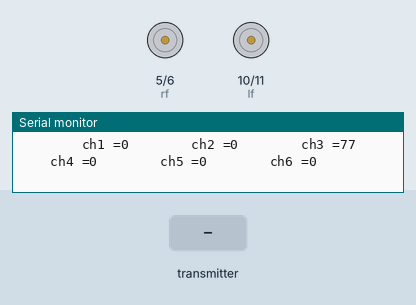
Simulated run of this sketch. Board: Arduino Mega 2560, built with avr-gcc and run on an emulated ATmega2560. On the bench: motor-driver pin pairs drawn as motors (green arrow = first pin HIGH = forward, orange = second pin HIGH = backward, longer = more drive), the last lines printed to the serial monitor. Inputs (shaded band) come from the test bench.

Above: at 1.2 s.
1.3 s: the transmitter starts sending readChannel.1 = 1000
At 2.1 s:
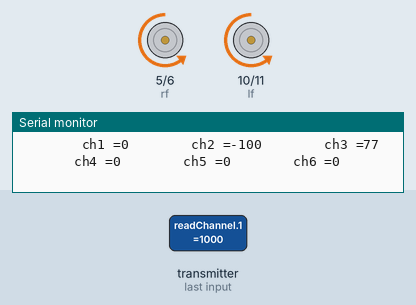
2.8 s: the transmitter starts sending readChannel.0 = 1000
At 3.5 s:
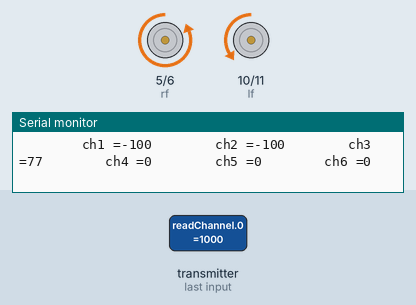
4.3 s: the transmitter starts sending readChannel.2 = 1000
At 5.5 s:
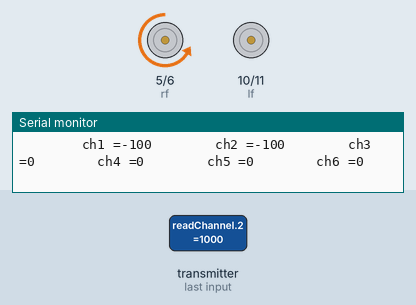
5.8 s: the transmitter starts sending readChannel.0 = 1250
At 6.8 s:
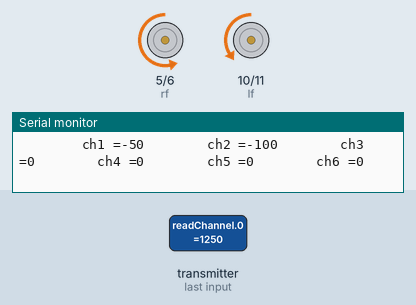
7.3 s: the transmitter starts sending readChannel.1 = 1250
At 7.8 s:
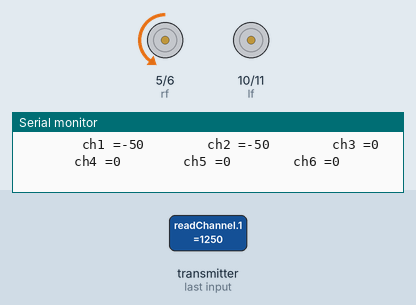
8.8 s: the transmitter starts sending readChannel.2 = 1500
At 10.1 s:
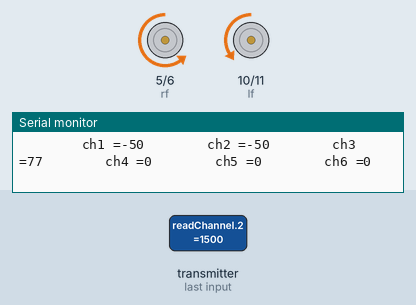
Timing chart, 0 to 11.3 s (numbered marks = the images above; inputs shaded):
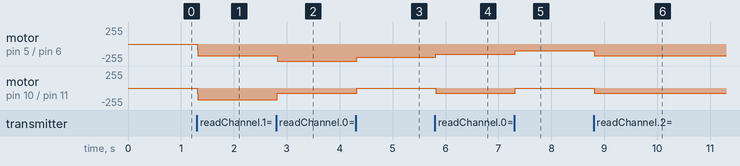

The sketch:

flysky_soccer_MIRAJ.ino
```cpp
#include <IBusBM.h>
#define rf 5
#define rb 6
#define lb 11
#define lf 10

int ch1 = 0;
int ch2 = 0;
int ch3 = 0;
int ch4 = 0;
int ch5 = 0;
int ch6 = 0;


int leftmspeed = 0;
int rightmspeed = 0;
int rightm;
int leftm;
int leftmspeedf;
int rightmspeedf;
int leftmspeed1 = 0;
int rightmspeed1= 0;

IBusBM ibus;


int readChannel(byte channelInput, int minLimit, int maxLimit, int defaultValue) {
  uint16_t ch = ibus.readChannel(channelInput);
  if (ch < 100) return defaultValue;
  return map(ch, 1000, 2000, minLimit, maxLimit);
}


bool readSwitch(byte channelInput, bool defaultValue) {
  int intDefaultValue = (defaultValue) ? 100 : 0;
  int ch = readChannel(channelInput, 0, 100, intDefaultValue);
  return (ch > 50);
}

void setup()
{

  Serial.begin(115200);
  ibus.begin(Serial1);

  pinMode (rb , OUTPUT);
  pinMode (rf , OUTPUT);
  pinMode (lf , OUTPUT);
  pinMode (lb , OUTPUT);


}

void loop() {


 ch1 = readChannel (0 , -100 , 100 , 0);
 ch2 = readChannel (1 , -100 , 100 , 0);
 ch3 = readChannel (2 , 0 , 155 , 0);
 ch4 = readChannel (3 , -100 , 100 , 0);
 ch5 = readChannel (4 , -100 , 100 , 0);
 ch6 = readSwitch (5 , false);

 Serial.print ("        ch1 =");
 Serial.print (ch1);
Serial.print ("        ch2 =");
 Serial.print (ch2);
 Serial.print ("        ch3 =");
 Serial.print (ch3);
Serial.print ("        ch4 =");
 Serial.print (ch4);
Serial.print ("        ch5 =");
 Serial.print (ch5);
Serial.print ("        ch6 =");
 Serial.println (ch6);

 leftmspeed = ch3;
 rightmspeed = ch3;


 if (ch6)                          //spin mode
 {

  Serial.println("Spin mode");


  if (ch4>10){
    analogWrite (lf, leftmspeed);
    analogWrite (lb , 0);              // right spin
    analogWrite (rb,rightmspeed );
    analogWrite (rf , 0);
  }

  else if (ch4<-10) {
    analogWrite (lf, 0);
    analogWrite (lb , leftmspeed);
    analogWrite (rf, rightmspeed);     // left spin
    analogWrite (rb , 0);
  }

   else if (ch4 <=10 && ch4>=-10 ){
     analogWrite (lf, 0);
    analogWrite (lb , 0);            // stop spin
    analogWrite (rf, 0);
    analogWrite (rb , 0);
  }


  leftmspeed = leftmspeed + abs (ch4);         // spin mode speed
  rightmspeed = rightmspeed + abs (ch4);


 }

 else                                       // normal mode
 {

   if (ch2>0)
   {
    analogWrite (lf, leftmspeed1);
    analogWrite (lb , 0);              // forward
    analogWrite (rb, 0 );
    analogWrite (rf , rightmspeed1);
   }

   else if (ch2<0){
    analogWrite (lf, 0);
    analogWrite (lb , leftmspeed1);              //backward
    analogWrite (rb, rightmspeed1);
    analogWrite (rf , 0);
   }

   else if (ch2==0){

    analogWrite (lf, 0);
    analogWrite (lb , 0);              // normal stop
    analogWrite (rb, 0 );
    analogWrite (rf , 0);

   }


   rightm = ch3 + abs (ch2);
   leftm = ch3 + abs(ch2);

   rightmspeedf = leftm - ch1;       //left / right direction speed
   leftmspeedf= rightm + ch1;


    rightmspeed1 = constrain (rightmspeedf , 0 ,255);
    leftmspeed1 = constrain (leftmspeedf , 0 , 255);

//    Serial.print("left =");
//    Serial.print (leftmspeed1);
//    Serial.print ("     Right");
//    Serial.println (rightmspeed1);

 }

}
```

Measured:
- after the input at 1.3 s, motor on pin 5 (rf) / pin 6 (rb), motor on pin 10 (lf) / pin 11 (lb): stopped → backward 177/255 at once
- after the input at 2.8 s, motor on pin 5 (rf) / pin 6 (rb): backward 177/255 → backward 255/255 at once; motor on pin 10 (lf) / pin 11 (lb): backward 177/255 → backward 77/255 at once
- after the input at 4.3 s, motor on pin 5 (rf) / pin 6 (rb): backward 255/255 → backward 200/255 at once; motor on pin 10 (lf) / pin 11 (lb): backward 77/255 → stopped at once
- after the input at 5.8 s, motor on pin 5 (rf) / pin 6 (rb): backward 200/255 → backward 150/255 at once; motor on pin 10 (lf) / pin 11 (lb): stopped → backward 77/255 at once
- after the input at 7.3 s, motor on pin 5 (rf) / pin 6 (rb): backward 150/255 → backward 100/255 at once; motor on pin 10 (lf) / pin 11 (lb): backward 77/255 → stopped at once
- after the input at 8.8 s, motor on pin 5 (rf) / pin 6 (rb): backward 100/255 → backward 177/255 at once; motor on pin 10 (lf) / pin 11 (lb): stopped → backward 77/255 at once
